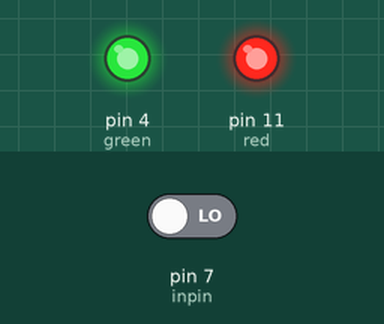
Bench run of a sketch on a simulated Arduino Uno, built with avr-gcc and run on an emulated ATmega328P. On the bench: output pins drawn as LEDs (lit = HIGH). Inputs (shaded band) come from the test bench; at power-on: pin 7 (inpin) LOW. What the sketch prints to the serial monitor is not drawn.

Above: at 1.2 s.
1.3 s: pin 7 (inpin) driven HIGH
At 2.1 s:
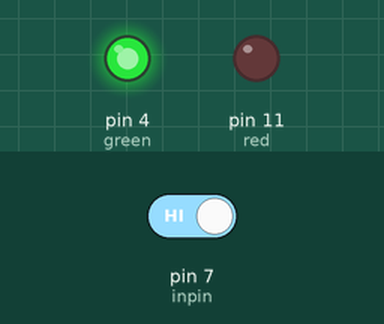
4.3 s: pin 7 (inpin) driven LOW
At 5.1 s:
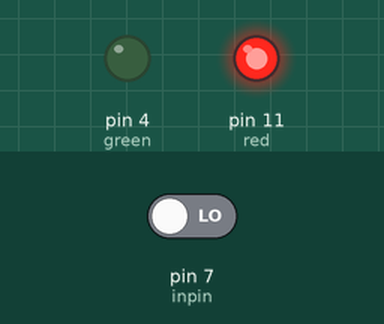
Timing chart, 0 to 7.3 s (numbered marks = the images above; inputs shaded):
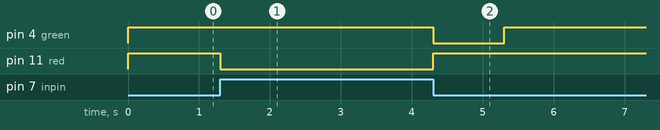

Measured:
- after the input at 1.3 s, pin 11 (red): HIGH → LOW at once
- after the input at 4.3 s, pin 4 (green): HIGH → LOW at once, → HIGH 1.0 s later; pin 11 (red): LOW → HIGH at once

The sketch:

Lab3.ino
```cpp
#define MAXPRESS 5
#define SECONDS 1000

int red = 11;// initialize pin 11
int green = 4;
int inpin = 7;// initialize pin 7
int val;// define val
bool pressFlag = false;
int pressCount = 1;


void setup()
{
  Serial.begin(9600);
  pinMode(red,OUTPUT);// set LED pin as “output”
  pinMode(green, OUTPUT);
  pinMode(inpin,INPUT);// set button pin as “input”

}
void loop()
{
  val = digitalRead(inpin);// read the level value of pin 7 and assign if to val

  if (val == HIGH){
    pressFlag = true;
    digitalWrite(red, LOW);
    delay(pressCount * SECONDS);
    digitalWrite(red, HIGH);
  }
  else {
    digitalWrite(red, HIGH);
  }

  if ((val == LOW) && pressFlag){
    pressFlag = false;
    digitalWrite(green, LOW);
    delay(pressCount * SECONDS);
    digitalWrite(green, HIGH);

    Serial.print(pressCount);
    pressCount++;
    if (pressCount > 5) pressCount = 1;
  }
  else {
    digitalWrite(green, HIGH);
  }
}
```
